Frame 1 (no input): blank canvas, image omitted
Frame 60 (the mouse pressed at the canvas centre just before this capture): blank canvas, image omitted
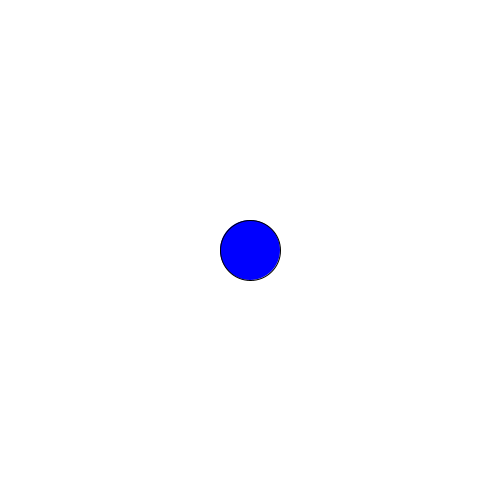
Frame 120 (the mouse held since frame 60 and released just before this capture)

The Processing sketch whose frames 1 and 60 were blank and that drew this single picture after the mouse press (run headless with seeded random() and noise(); from frame 60 on, the mouse is pressed at the canvas centre):

// Processing sketch: growingpressedcircle
// ── growingpressedcircle.pde
boolean button = false;
int x = 0;
int y = 0;
 
void setup(){
  size(500,500);
}
void draw () {
  if (button) {
    x = x + 1;
     y = y + 1;
  }
  else {
    x = x;
    y = y;
  }
  background(255);
  fill(0,0,255);
  ellipse(250,250,x,y);
}
   void mousePressed() {
     button = !button;
   }
     
  
